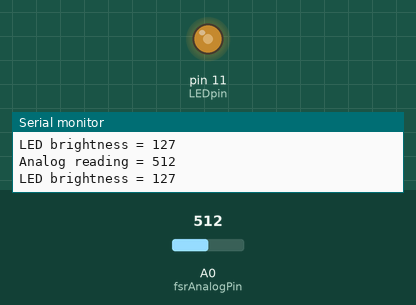
Simulated run of this sketch. Board: Arduino Uno, built with avr-gcc and run on an emulated ATmega328P. Parts: output pins drawn as LEDs (lit = HIGH), the last lines printed to the serial monitor. Inputs (shaded band) come from the test bench; at power-on: A0 (fsrAnalogPin) = 512.

Above: at 1.2 s.
1.3 s: A0 (fsrAnalogPin) set to 716
At 2.4 s:
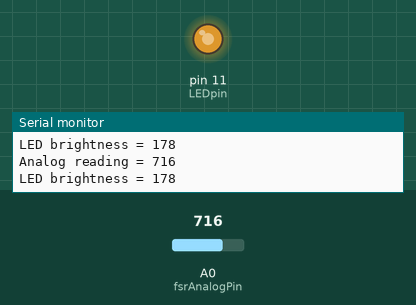
2.8 s: A0 (fsrAnalogPin) set to 900
At 3.9 s:
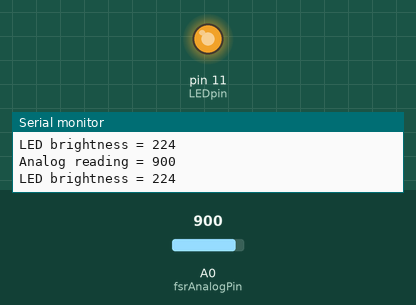
4.3 s: A0 (fsrAnalogPin) set to 122
At 5.5 s:
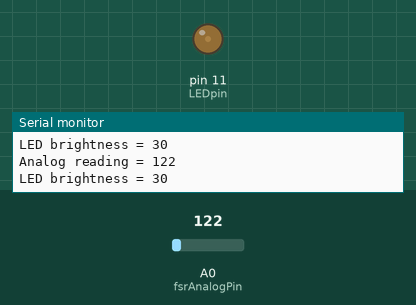
5.8 s: A0 (fsrAnalogPin) set to 108
At 7.0 s:
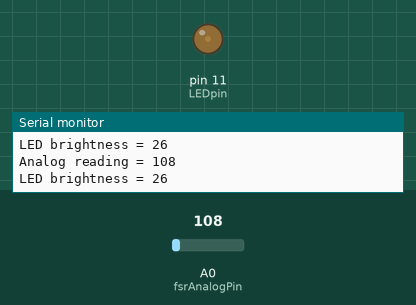
8.8 s: A0 (fsrAnalogPin) set to 92
At 10.1 s:
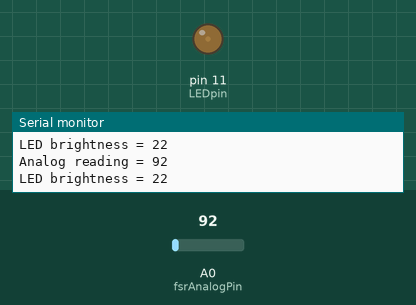
11.8 s: A0 (fsrAnalogPin) set to 511
At 13.2 s:
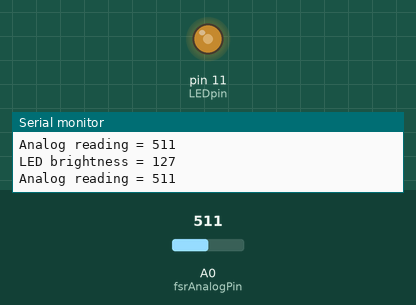
Timing chart, 0 to 14.3 s (numbered marks = the images above; inputs shaded):
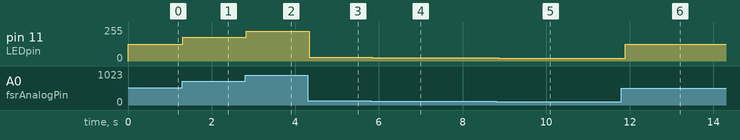

The sketch:

flexLED.ino
```cpp
/*
Connect one end of FSR to 5V, the other end to Analog 0.
Then connect one end of a 10K resistor from Analog 0 to ground
Connect LED from pin 11 through a resistor to ground
 */

int fsrAnalogPin = 0; // FSR is connected to analog 0
int LEDpin = 11;      // connect Red LED to pin 11 (PWM pin)
int fsrReading;      // the analog reading from the FSR resistor divider
int LEDbrightness;

void setup(void) {
  Serial.begin(9600);   // We'll send debugging information via the Serial monitor
  pinMode(LEDpin, OUTPUT);
}

void loop(void) {
  fsrReading = analogRead(fsrAnalogPin);
  Serial.print("Analog reading = ");
  Serial.println(fsrReading);

  // we'll need to change the range from the analog reading (0-1023) down to the range
  // used by analogWrite (0-255) with map!
  LEDbrightness = map(fsrReading, 0, 1023, 0, 255);
  // LED gets dimmer the harder you press
  Serial.print("LED brightness = ");
  Serial.println(LEDbrightness);
  analogWrite(LEDpin, LEDbrightness);

  delay(100);
}
```

Measured:
- after the input at 1.3 s, pin 11 (LEDpin): 127/255 → 178/255 at once
- after the input at 2.8 s, pin 11 (LEDpin): 178/255 → 224/255 at once
- after the input at 4.3 s, pin 11 (LEDpin): 224/255 → 30/255 at once
- after the input at 5.8 s, pin 11 (LEDpin): 30/255 → 26/255 after 0.05 s
- after the input at 8.8 s, pin 11 (LEDpin): 26/255 → 22/255 after 0.07 s
- after the input at 11.8 s, pin 11 (LEDpin): 22/255 → 127/255 after 0.09 s
